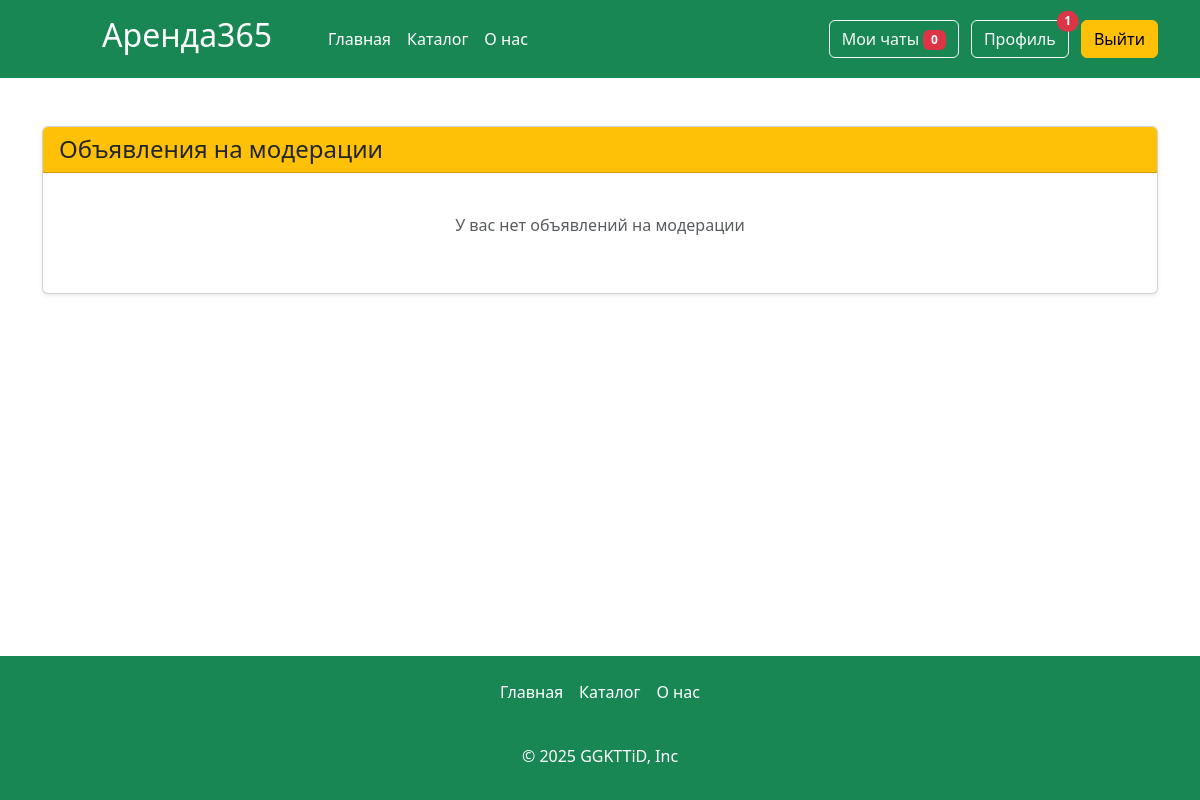
Before: /moderation-articles (signed in) with the older database file.
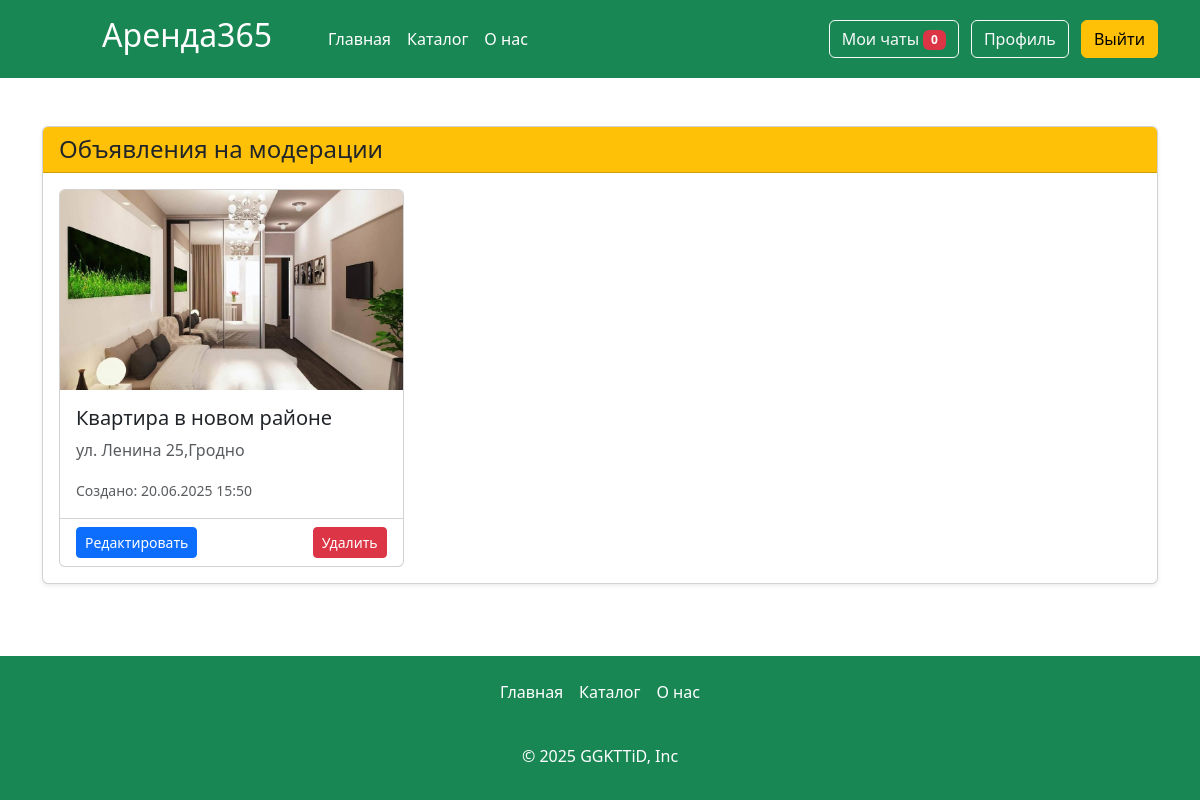
After: the same page with the newer database file.
### app.py (models this page shows, shortened)
class Articles(db.Model):
    id = db.Column(db.Integer,primary_key=True)
    title = db.Column(db.String(100))
    text = db.Column(db.Text)
    image_name = db.Column(db.String(100))
    category = db.Column(db.String(100))
    price = db.Column(db.Integer)
    floor = db.Column(db.Integer)
    entrance = db.Column(db.Integer)
    type_app = db.Column(db.String(100))
    address= db.Column(db.String(100))
    count_rooms = db.Column(db.Integer)
    hide = db.Column(db.Boolean, default=True)
    created_at = db.Column(db.DateTime, default=datetime.now)
    id_user = db.Column(db.Integer, db.ForeignKey('users.id'))
    orders = db.relationship('Orders', backref='article', lazy=True)
    images = db.relationship('Image', backref='article', lazy=True, cascade="all, delete-orphan")

### app.py (the view)
@app.route('/moderation-articles')
def moderation_articles():
    if not 'name' in session:
        abort(401)
    current_user = Users.query.filter_by(email=session['name']).first()
    articles = Articles.query.filter_by(id_user=current_user.id, hide=True).all()
    return render_template("moderation_articles.html", articles=articles)

### app.py (called while the page is built)
@app.context_processor
def inject_unread_messages():
    if 'name' in session:
        current_user = Users.query.filter_by(email=session['name']).first()
        unread_count = Messages.query.filter_by(recipient_id=current_user.id, is_read=False).count()
        return dict(unread_messages=unread_count)
    return dict(unread_messages=0)

@app.context_processor
def inject_user():
    def get_user_name():
        if 'name' in session:
            return Users.query.filter_by(email=session['name']).first()
    return dict(active_user=get_user_name())

@app.context_processor
def inject_unread_count():
    if 'name' in session:
        user = Users.query.filter_by(email=session['name']).first()
        if user:
            unread_count = Notification.query.filter_by(user_id=user.id, is_read=False).count()
            return dict(unread_notifications=unread_count)
    return dict(unread_notifications=0)

### templates/moderation_articles.html (shortened to what this page needs)
{% extends 'base.html' %}
{% block main %}
<main>
    <div class="container my-5">
        <div class="card mb-4 shadow-sm">
            <div class="card-header bg-warning text-dark">
                <h4 class="my-0 fw-normal">Объявления на модерации</h4>
            </div>
            <div class="card-body">
                {% if articles %}
                    <div class="row row-cols-1 row-cols-md-2 row-cols-lg-3 g-4">
                        {% for article in articles %}
                            <div class="col">
                                <div class="card h-100">
                                    <img src="{{ url_for('static', filename='img/upload/' + article.image_name) }}"
                                         class="card-img-top"
                                         alt="{{ article.title }}"
                                         style="height: 200px; object-fit: cover;">
                                    <div class="card-body">
                                        <h5 class="card-title">{{ article.title }}</h5>
                                        <p class="card-text text-muted">{{ article.address }}</p>
                                        <p class="card-text">
                                            <small class="text-muted">
                                                Создано: {{ article.created_at.strftime('%d.%m.%Y %H:%M') }}
                                            </small>
                                        </p>
                                    </div>
                                    <div class="card-footer bg-transparent">
                                        <div class="d-flex justify-content-between">
                                            <a href="{{ url_for('card', id=article.id) }}"
                                               class="btn btn-sm btn-primary">
                                                Редактировать
                                            </a>
                                            <a href="{{ url_for('delete_article', id=article.id) }}"
                                               class="btn btn-sm btn-danger"
                                               onclick="return confirm('Вы уверены, что хотите удалить это объявление?')">
                                                Удалить
                                            </a>
                                        </div>
                                    </div>
                                </div>
                            </div>
                        {% endfor %}
                    </div>
                {% else %}
                    <div class="text-center py-4">
                        <p class="text-muted">У вас нет объявлений на модерации</p>
                    </div>
                {% endif %}
            </div>
        </div>
    </div>
</main>
{% endblock %}

Changed rows visible on the page:
added Articles: image_name (picture), title "Квартира в новом районе", address "ул. Ленина 25,Гродно", created_at "20.06.2025 15:50"
Other visible differences:
{{ unread_notifications }}: "1" → (not shown)
text no longer shown: "У вас нет объявлений на модерации"
